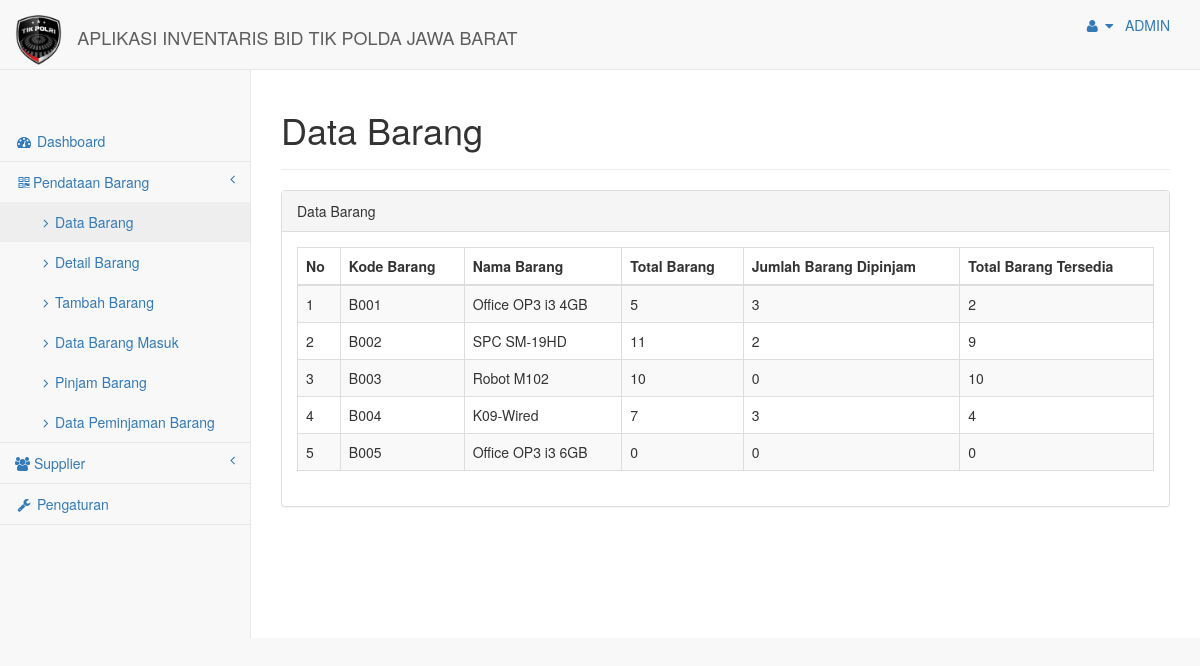
Before: /index.php?page=datastok (signed in) with the older database file.
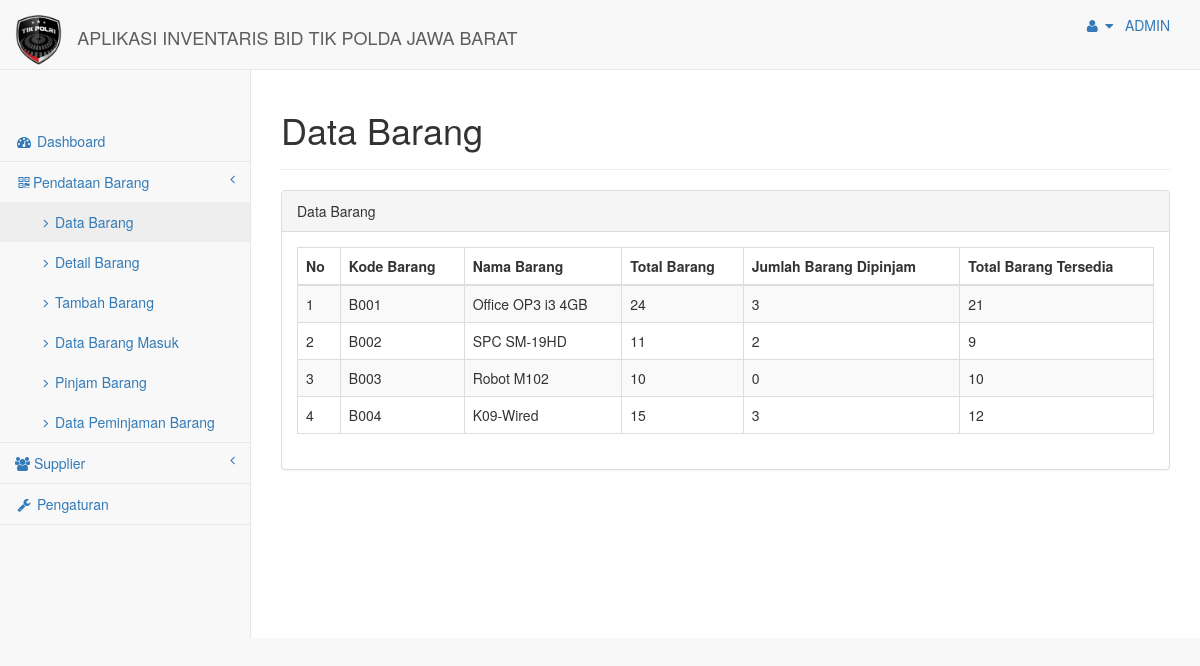
After: the same page with the newer database file.
### tables this page shows
CREATE TABLE `tbl_stok` (
  `kode_barang` varchar(8) NOT NULL,
  `nama_barang` varchar(30) NOT NULL,
  `jml_barangmasuk` int(7) NOT NULL,
  `jml_barangkeluar` int(7) NOT NULL,
  `total_barang` int(8) NOT NULL
);

CREATE TABLE `tbl_barang` (
  `kode_barang` varchar(8) NOT NULL,
  `nama_barang` varchar(30) NOT NULL,
  `spesifikasi` varchar(500) NOT NULL,
  `lokasi_barang` varchar(40) NOT NULL,
  `kategori` varchar(25) NOT NULL,
  `jumlah_brg` int(5) NOT NULL,
  `jenis_brg` varchar(20) NOT NULL
);

### config/Class_Stok.php (called while the page is built)
<?php
class Class_Stok
{
   function tampil_data()
    {
        include("config.php");
        $sql = "select * from tbl_barang a inner join tbl_stok c on a.kode_barang=c.kode_barang";
        $data = mysqli_query($conn,$sql);
        $data1 = mysqli_num_rows($data);
        if ($data1 == 0) {
            echo "<div class='alert alert-danger'>Tidak ada data</div>";
        }
        else{
            while ($d=mysqli_fetch_assoc($data)) {
                $hasil[] = $d;
            }
            return $hasil;
        }
    }
}
 ?>

### stok/data_stok.php (the view, shortened to what this page needs)
<div class="row">
    <div class="col-lg-12">
        <div class="page-header">
            <h1>Data Barang</h1>
        </div>
    </div>
</div>
<div class="row">
    <div class="col-lg-12">
        <div class="panel panel-default">
            <div class="panel-heading">
                Data Barang
            </div>
            <div class="panel-body">
                <table width="100%" class="table table-striped table-bordered table-hover" cellpadding="0" cellspacing="0" id="dataTables-example">
                    <thead>
                        <tr>
                            <th>No</th>
                            <th>Kode Barang</th>
                            <th>Nama Barang</th>
                            <th>Total Barang</th>
                            <th>Jumlah Barang Dipinjam</th>
                            <th>Total Barang Tersedia</th>
                        </tr>
                    </thead>
                    <tbody>
    <?php
     $no = 1;
    if (is_array($st->tampil_data()) && count($st->tampil_data()) > 0) {
    foreach ($st->tampil_data() as $row) {
     ?>
                    <tr>
                       <td><?=$no++?></td>
                        <td><?=$row['kode_barang']?></td>
                        <td><?=$row['nama_barang']?></td>
                        <td><?=$row['total_barang']?></td>
                        <td><?=$row['jml_barangkeluar']?></td>
                        <td><?=$row['jumlah_brg']?></td>
                      </tr>
    <?php }
}?>
                    </tbody>
                </table>
            </div>
        </div>
    </div>
</div>

Changed rows visible on the page:
removed tbl_stok: kode_barang "B005", nama_barang "Office OP3 i3 6GB", total_barang "0", jml_barangkeluar "0", kode_barang.jumlah_brg "0"
changed tbl_stok "Office OP3 i3 4GB": total_barang "5" → "24"; kode_barang.jumlah_brg "2" → "21"
changed tbl_stok "K09-Wired": total_barang "7" → "15"; kode_barang.jumlah_brg "4" → "12"
